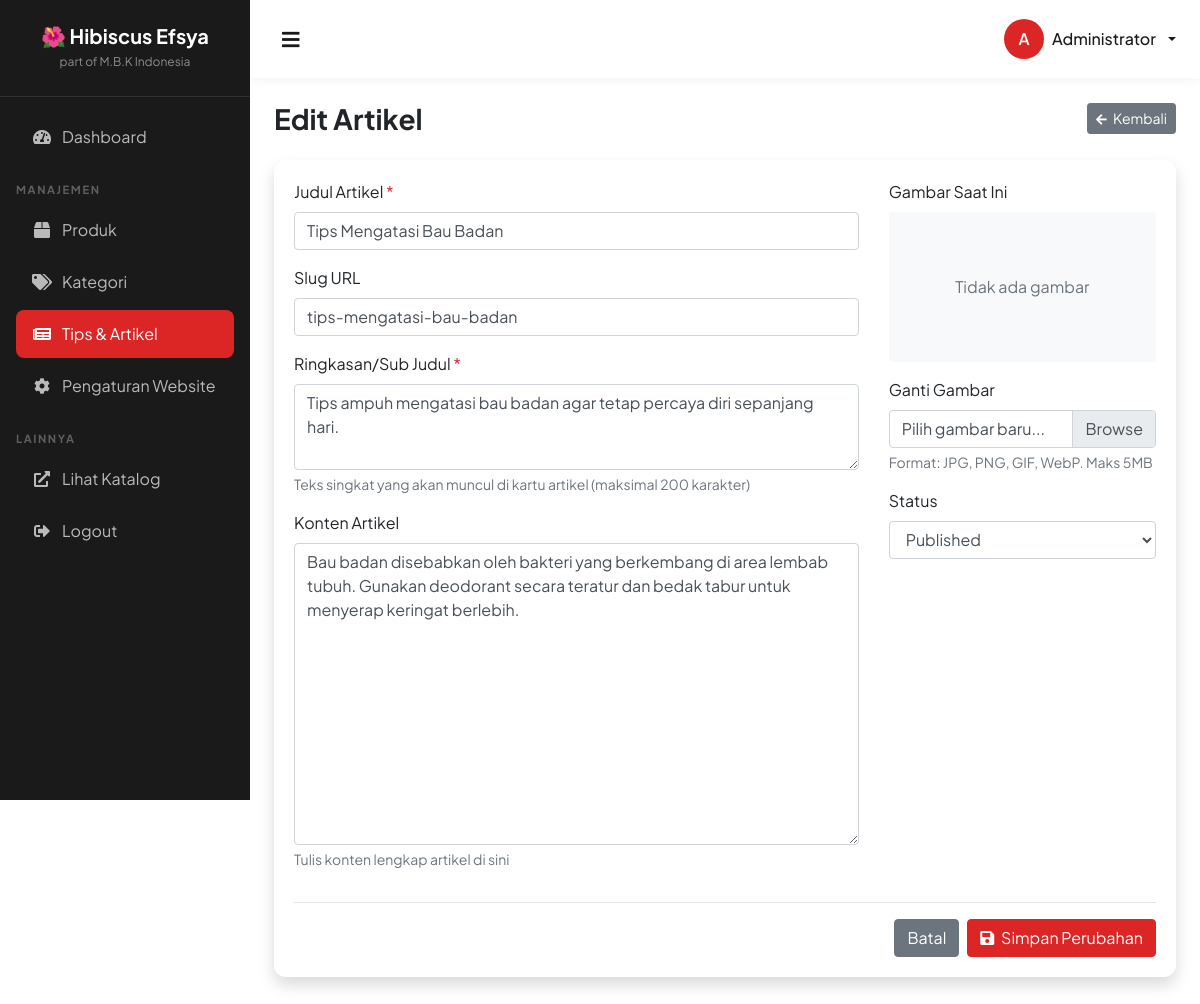
/articles/edit.php?id=1 (signed in), run on the app's committed database.
### tables this page shows
CREATE TABLE IF NOT EXISTS inspirations (
    id INT AUTO_INCREMENT PRIMARY KEY,
    title VARCHAR(200) NOT NULL,
    slug VARCHAR(200) NOT NULL UNIQUE,
    excerpt TEXT,
    content TEXT,
    image VARCHAR(255),
    status ENUM('publish', 'draft') DEFAULT 'draft',
    created_at TIMESTAMP DEFAULT CURRENT_TIMESTAMP,
    updated_at TIMESTAMP DEFAULT CURRENT_TIMESTAMP ON UPDATE CURRENT_TIMESTAMP
);

### config/database.php (called while the page is built, shortened)
<?php
class Database
{
    private static $instance = null;
    private $connection;
    private function __construct()
    {
        try {
            $dsn = "mysql:host=" . DB_HOST . ";dbname=" . DB_NAME . ";charset=" . DB_CHARSET;
            $options = [
                PDO::ATTR_ERRMODE => PDO::ERRMODE_EXCEPTION,
                PDO::ATTR_DEFAULT_FETCH_MODE => PDO::FETCH_ASSOC,
                PDO::ATTR_EMULATE_PREPARES => false,
            ];
            $this->connection = new PDO($dsn, DB_USER, DB_PASS, $options);
        } catch (PDOException $e) {
            die("Database connection failed: " . $e->getMessage());
        }
    }
    public static function getInstance()
    {
        if (self::$instance === null) {
            self::$instance = new self();
        }
        return self::$instance;
    }
    public function getConnection()
    {
        return $this->connection;
    }
}
function db()
{
    return Database::getInstance()->getConnection();
}

### config/config.php (called while the page is built, shortened)
<?php
require_once __DIR__ . '/database.php';
function sanitize($input) {
    return htmlspecialchars(trim($input), ENT_QUOTES, 'UTF-8');
}

### articles/edit.php (the view, shortened to what this page needs)
<?php
require_once __DIR__ . '/../config/config.php';
$id = (int) ($_GET['id'] ?? 0);
$stmt = db()->prepare("SELECT * FROM inspirations WHERE id = ?");
$stmt->execute([$id]);
$article = $stmt->fetch();
include __DIR__ . '/../includes/header.php';
?>
<div class="d-sm-flex align-items-center justify-content-between mb-4">
    <h1 class="h3 mb-0 text-gray-800">Edit Artikel</h1>
    <a href="index.php" class="btn btn-secondary btn-sm">
        <i class="fas fa-arrow-left fa-sm mr-1"></i> Kembali
    </a>
</div>
<div class="card shadow mb-4">
    <div class="card-body">
        <form method="POST" enctype="multipart/form-data">
            <div class="row">
                <div class="col-md-8">
                    <div class="form-group">
                        <label for="title">Judul Artikel <span class="text-danger">*</span></label>
                        <input type="text" class="form-control" id="title" name="title"
                            value="<?php echo sanitize($article['title']); ?>" required>
                    </div>
                    <div class="form-group">
                        <label for="slug">Slug URL</label>
                        <input type="text" class="form-control" id="slug" name="slug"
                            value="<?php echo sanitize($article['slug']); ?>">
                    </div>
                    <div class="form-group">
                        <label for="excerpt">Ringkasan/Sub Judul <span class="text-danger">*</span></label>
                        <textarea class="form-control" id="excerpt" name="excerpt" rows="3" required
                            placeholder="Tulis ringkasan singkat yang akan ditampilkan di homepage..."><?php echo sanitize($article['excerpt'] ?? ''); ?></textarea>
                        <small class="form-text text-muted">Teks singkat yang akan muncul di kartu artikel (maksimal 200
                            karakter)</small>
                    </div>
                    <div class="form-group">
                        <label for="content">Konten Artikel</label>
                        <textarea class="form-control" id="content" name="content"
                            rows="12"><?php echo sanitize($article['content']); ?></textarea>
                        <small class="form-text text-muted">Tulis konten lengkap artikel di sini</small>
                    </div>
                </div>
                <div class="col-md-4">
                    <div class="form-group">
                        <label>Gambar Saat Ini</label>
                        <?php if ($article['image']): ?>
                            <div class="mb-2">
                                <img src="<?php echo UPLOAD_URL . 'articles/' . $article['image']; ?>"
                                    alt="<?php echo sanitize($article['title']); ?>" class="img-fluid rounded"
                                    style="max-height: 200px;">
                            </div>
                        <?php else: ?>
                            <div class="bg-light rounded d-flex align-items-center justify-content-center mb-2"
                                style="height: 150px;">
                                <span class="text-muted">Tidak ada gambar</span>
                            </div>
                        <?php endif; ?>
                    </div>
                    <div class="form-group">
                        <label for="image">Ganti Gambar</label>
                        <div class="custom-file">
                            <label class="custom-file-label" for="image">Pilih gambar baru...</label>
                        </div>
                        <small class="form-text text-muted">Format: JPG, PNG, GIF, WebP. Maks 5MB</small>
                    </div>
                    <div class="form-group">
                        <label for="status">Status</label>
                        <select class="form-control" id="status" name="status">
                            <option value="publish" <?php echo $article['status'] === 'publish' ? 'selected' : ''; ?>>
                                Published</option>
                        </select>
                    </div>
                </div>
            </div>
            <hr>
            <div class="d-flex justify-content-end">
                <a href="index.php" class="btn btn-secondary mr-2">Batal</a>
                <button type="submit" class="btn btn-primary">
                    <i class="fas fa-save mr-1"></i> Simpan Perubahan
                </button>
            </div>
        </form>
    </div>
</div>
<?php include __DIR__ . '/../includes/footer.php'; ?>

### includes/header.php (style rules this page uses)
:root { --primary: #DC2626; --primary-dark: #B91C1C; --secondary: #991B1B; --dark: #1A1A1A; --light: #FFFFFF; --sidebar-bg: #1A1A1A; }
* { font-family: 'Plus Jakarta Sans', sans-serif; }
.card { border: none; border-radius: 12px; box-shadow: 0 2px 10px rgba(0, 0, 0, 0.05); }
.btn-primary { background: var(--primary); border-color: var(--primary); }
.h3 { font-weight: 700; }

### data on the page
inspirations: title "Tips Mengatasi Bau Badan", slug "tips-mengatasi-bau-badan", excerpt "Tips ampuh mengatasi bau badan agar tetap percaya diri sepanjang hari.", content "Bau badan disebabkan oleh bakteri yang berkembang di area lembab tubuh. Gunakan deodorant secara teratur dan bedak tabur untuk menyerap keringat berlebih.", status "Published"

### other printed values
substr($_SESSION['admin_name'] ?? 'A', 0, 1) "A"
$_SESSION['admin_name'] "Administrator"
